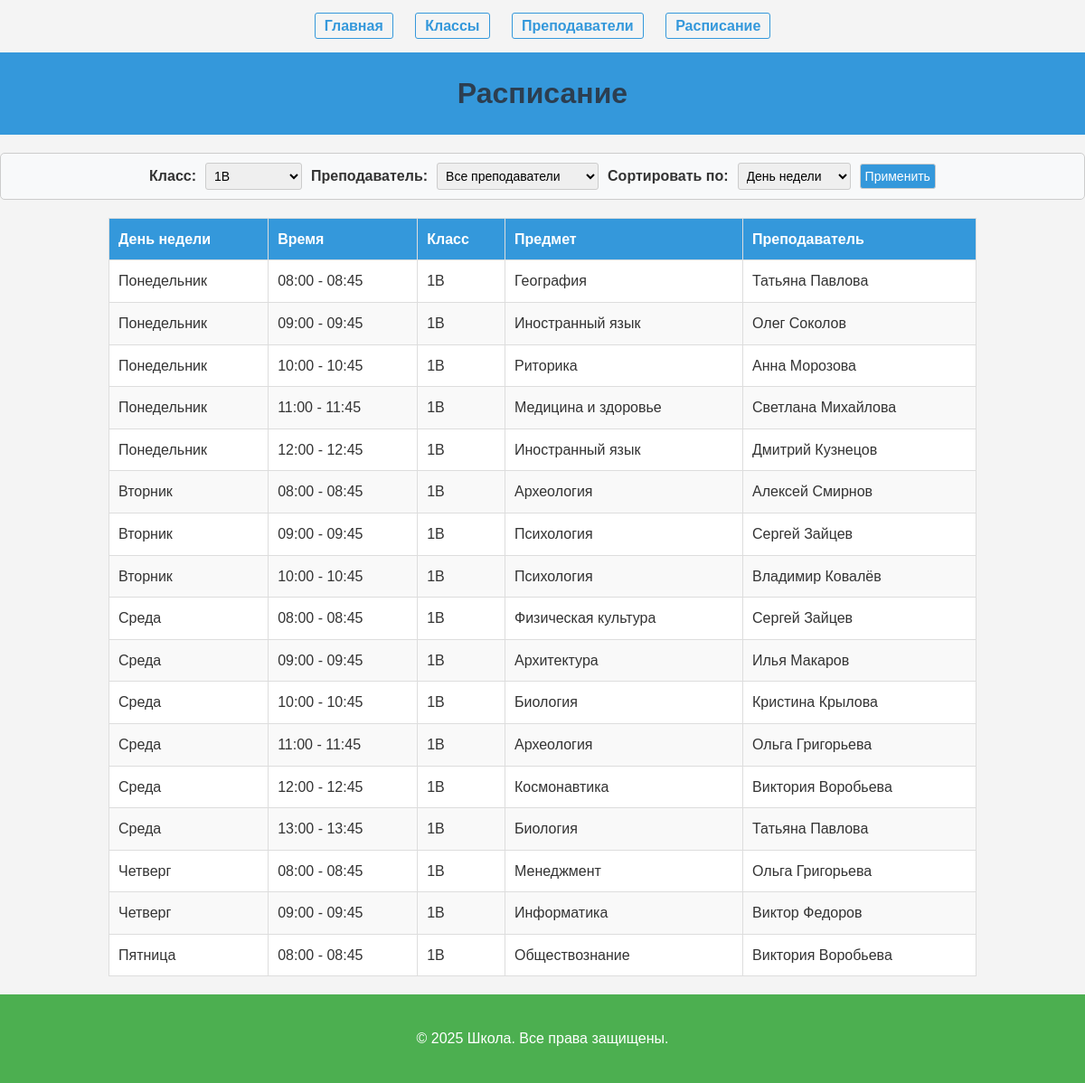
Page /pages/schedule.php?class_id=3 on the committed database.
### tables this page shows
CREATE TABLE IF NOT EXISTS schedule (
    schedule_id INT AUTO_INCREMENT PRIMARY KEY,
    class_id INT NOT NULL,
    teacher_id INT NOT NULL,
    subject_id INT NOT NULL,
    day_of_week VARCHAR(40) NOT NULL,
    start_time TIME NOT NULL,
    end_time TIME NOT NULL,
    FOREIGN KEY (class_id) REFERENCES classrooms(class_id),
    FOREIGN KEY (teacher_id) REFERENCES teachers(teacher_id),
    FOREIGN KEY (subject_id) REFERENCES subjects(subject_id)
);

CREATE TABLE IF NOT EXISTS classrooms (
    class_id INT AUTO_INCREMENT PRIMARY KEY,
    class_name VARCHAR(50) NOT NULL,
    description TEXT
);

CREATE TABLE IF NOT EXISTS subjects (
    subject_id INT AUTO_INCREMENT PRIMARY KEY,
    subject_name VARCHAR(100) NOT NULL
);

CREATE TABLE IF NOT EXISTS teachers (
    teacher_id INT AUTO_INCREMENT PRIMARY KEY,
    first_name VARCHAR(100) NOT NULL,
    last_name VARCHAR(100) NOT NULL,
    email VARCHAR(100) UNIQUE NOT NULL
);

### classes/Classroom.php (called while the page is built, shortened)
<?php
class Classroom {
    private ?PDO $db;
    public function __construct($pdo) {
        $this->db = $pdo;
    }
    public function getClassrooms() {
        $sql = "SELECT * FROM classrooms";
        $stmt = $this->db->query($sql);
        return $stmt->fetchAll(PDO::FETCH_ASSOC);
    }
}

### classes/Schedule.php (called while the page is built, shortened)
<?php
class Schedule {
    private ?PDO $db;
    public function __construct($pdo) {
        $this->db = $pdo;
    }
    public function getScheduleByFilter($filters) {
        $conditions = [];
        $params = [];
        if (!empty($filters['class_id'])) {
            $conditions[] = "s.class_id = :class_id";
            $params['class_id'] = $filters['class_id'];
        }
        $whereClause = count($conditions) > 0 ? "WHERE " . implode(" AND ", $conditions) : "";
        $allowedSortFields = ['day_of_week', 'start_time', 'class_name'];
        $sortBy = in_array($filters['sort_by'] ?? '', $allowedSortFields) ? $filters['sort_by'] : 'day_of_week';
        if ($sortBy === 'day_of_week') {
            $orderClause = "
            ORDER BY
                CASE s.day_of_week
                    WHEN 'Понедельник' THEN 1
                    WHEN 'Вторник' THEN 2
                    WHEN 'Среда' THEN 3
                    WHEN 'Четверг' THEN 4
                    WHEN 'Пятница' THEN 5
                END,
                s.start_time";
        } else {
            $orderClause = "ORDER BY $sortBy";
        }
        $sql = "
            SELECT
                s.schedule_id,
                s.day_of_week AS day_of_week,
                DATE_FORMAT(s.start_time, '%H:%i') AS start_time,
                DATE_FORMAT(s.end_time, '%H:%i') AS end_time,
                c.class_name AS class_name,
                t.first_name AS first_name,
                t.last_name AS last_name,
                sub.subject_name AS subject_name
            FROM
                schedule s
            INNER JOIN
                classrooms c ON s.class_id = c.class_id
            INNER JOIN
                teachers t ON s.teacher_id = t.teacher_id
            INNER JOIN
                subjects sub ON s.subject_id = sub.subject_id
            $whereClause
            $orderClause
        ";
        $stmt = $this->db->prepare($sql);
        $stmt->execute($params);
        return $stmt->fetchAll(PDO::FETCH_ASSOC);
    }
}

### pages/schedule.php (the view, shortened to what this page needs)
<?php
include_once($_SERVER['DOCUMENT_ROOT'] . '/classes/Schedule.php');
include_once($_SERVER['DOCUMENT_ROOT'] . '/classes/Classroom.php');
include_once($_SERVER['DOCUMENT_ROOT'] . '/includes/header.php');
include_once($_SERVER['DOCUMENT_ROOT'] . '/config/database.php');
$schedule = new Schedule($pdo);
$classroom = new Classroom($pdo);
$classrooms = $classroom->getClassrooms();
$filters = [
    'class_id' => $_GET['class_id'] ?? null,
    'teacher_id' => $_GET['teacher_id'] ?? null,
    'sort_by' => $_GET['sort_by'] ?? 'day_of_week',
];
$schedule_items = $schedule->getScheduleByFilter($filters);
?>
<h1>Расписание</h1>
<div class="filters">
    <form method="GET" action="">
        <label for="class_id">Класс:</label>
        <select name="class_id" id="class_id">
            <?php foreach ($classrooms as $class): ?>
                <option value="<?php echo $class['class_id']; ?>"
                    <?php echo isset($filters['class_id']) && $filters['class_id'] == $class['class_id'] ? 'selected' : ''; ?>>
                    <?php echo htmlspecialchars($class['class_name']); ?>
                </option>
            <?php endforeach; ?>
        </select>
        <label for="teacher_id">Преподаватель:</label>
        <select name="teacher_id" id="teacher_id">
            <option value="">Все преподаватели</option>
        </select>
        <label for="sort_by">Сортировать по:</label>
        <select name="sort_by" id="sort_by">
            <option value="day_of_week" <?php echo $filters['sort_by'] == 'day_of_week' ? 'selected' : ''; ?>>День недели</option>
        </select>
        <button type="submit">Применить</button>
    </form>
</div>
<table>
    <thead>
    <tr>
        <th>День недели</th>
        <th>Время</th>
        <th>Класс</th>
        <th>Предмет</th>
        <th>Преподаватель</th>
    </tr>
    </thead>
    <tbody>
    <?php if (empty($schedule_items)): ?>
        <tr>
            <td colspan="5">Нет данных для отображения</td>
        </tr>
    <?php else: ?>
        <?php foreach ($schedule_items as $item): ?>
            <tr>
                <td><?php echo htmlspecialchars($item['day_of_week']); ?></td>
                <td><?php echo htmlspecialchars($item['start_time'] . " - " . $item['end_time']); ?></td>
                <td><?php echo htmlspecialchars($item['class_name']); ?></td>
                <td><?php echo htmlspecialchars($item['subject_name']); ?></td>
                <td><?php echo htmlspecialchars($item['first_name'] . " " . $item['last_name']); ?></td>
            </tr>
        <?php endforeach; ?>
    <?php endif; ?>
    </tbody>
</table>
<?php
include_once($_SERVER['DOCUMENT_ROOT'] . '/includes/footer.php');
?>

### assets/style.css (style rules this page uses)
html, body { font-family: Arial, sans-serif; line-height: 1.6; margin: 0; padding: 0; background-color: #f4f4f4; color: #333; height: 100%; display: flex; flex-direction: column; }
h1 { text-align: center; color: #2c3e50; padding: 20px; background-color: #3498db; margin: 0; }
.filters { display: flex; justify-content: center; gap: 20px; margin: 20px 0; padding: 10px; background-color: #f8f9fa; border: 1px solid #ccc; border-radius: 5px; }
.filters form { display: flex; align-items: center; gap: 10px; }
.filters label { font-weight: bold; }
.filters select, .filters button { padding: 5px; font-size: 14px; border: 1px solid #ccc; border-radius: 3px; }
table { width: 80%; margin: 20px auto; border-collapse: collapse; background-color: white; }
th, td { padding: 10px; text-align: left; border: 1px solid #ddd; }
th { background-color: #3498db; color: white; }
tr:nth-child(even) { background-color: #f9f9f9; }
button { background-color: #3498db; color: white; border: none; padding: 10px 20px; cursor: pointer; border-radius: 3px; font-size: 16px; }

### rows in the picture
schedule: day_of_week "Понедельник", end_time "08:00 - 08:45", class.class_name "1В", subject.subject_name "География", teacher.last_name "Татьяна Павлова"
schedule: day_of_week "Понедельник", end_time "09:00 - 09:45", class.class_name "1В", subject.subject_name "Иностранный язык", teacher.last_name "Олег Соколов"
schedule: day_of_week "Понедельник", end_time "10:00 - 10:45", class.class_name "1В", subject.subject_name "Риторика", teacher.last_name "Анна Морозова"
schedule: day_of_week "Понедельник", end_time "11:00 - 11:45", class.class_name "1В", subject.subject_name "Медицина и здоровье", teacher.last_name "Светлана Михайлова"
schedule: day_of_week "Понедельник", end_time "12:00 - 12:45", class.class_name "1В", subject.subject_name "Иностранный язык", teacher.last_name "Дмитрий Кузнецов"
schedule: day_of_week "Вторник", end_time "08:00 - 08:45", class.class_name "1В", subject.subject_name "Археология", teacher.last_name "Алексей Смирнов"
schedule: day_of_week "Вторник", end_time "09:00 - 09:45", class.class_name "1В", subject.subject_name "Психология", teacher.last_name "Сергей Зайцев"
schedule: day_of_week "Вторник", end_time "10:00 - 10:45", class.class_name "1В", subject.subject_name "Психология", teacher.last_name "Владимир Ковалёв"
schedule: day_of_week "Среда", end_time "08:00 - 08:45", class.class_name "1В", subject.subject_name "Физическая культура", teacher.last_name "Сергей Зайцев"
schedule: day_of_week "Среда", end_time "09:00 - 09:45", class.class_name "1В", subject.subject_name "Архитектура", teacher.last_name "Илья Макаров"
schedule: day_of_week "Среда", end_time "10:00 - 10:45", class.class_name "1В", subject.subject_name "Биология", teacher.last_name "Кристина Крылова"
schedule: day_of_week "Среда", end_time "11:00 - 11:45", class.class_name "1В", subject.subject_name "Археология", teacher.last_name "Ольга Григорьева"
schedule: day_of_week "Среда", end_time "12:00 - 12:45", class.class_name "1В", subject.subject_name "Космонавтика", teacher.last_name "Виктория Воробьева"
schedule: day_of_week "Среда", end_time "13:00 - 13:45", class.class_name "1В", subject.subject_name "Биология", teacher.last_name "Татьяна Павлова"
schedule: day_of_week "Четверг", end_time "08:00 - 08:45", class.class_name "1В", subject.subject_name "Менеджмент", teacher.last_name "Ольга Григорьева"
schedule: day_of_week "Четверг", end_time "09:00 - 09:45", class.class_name "1В", subject.subject_name "Информатика", teacher.last_name "Виктор Федоров"
schedule: day_of_week "Пятница", end_time "08:00 - 08:45", class.class_name "1В", subject.subject_name "Обществознание", teacher.last_name "Виктория Воробьева"

### other values in the picture
form field class_id "1В"
